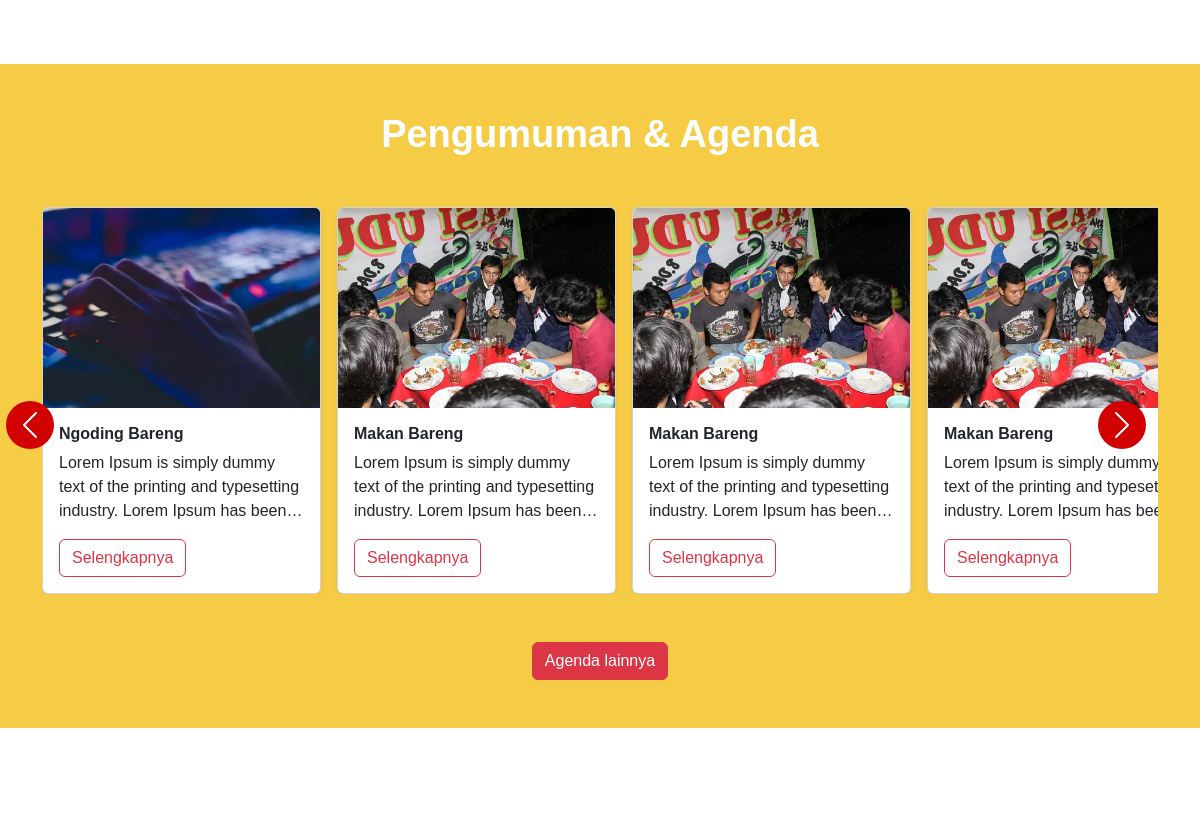
The app's page / (middle part), older data.
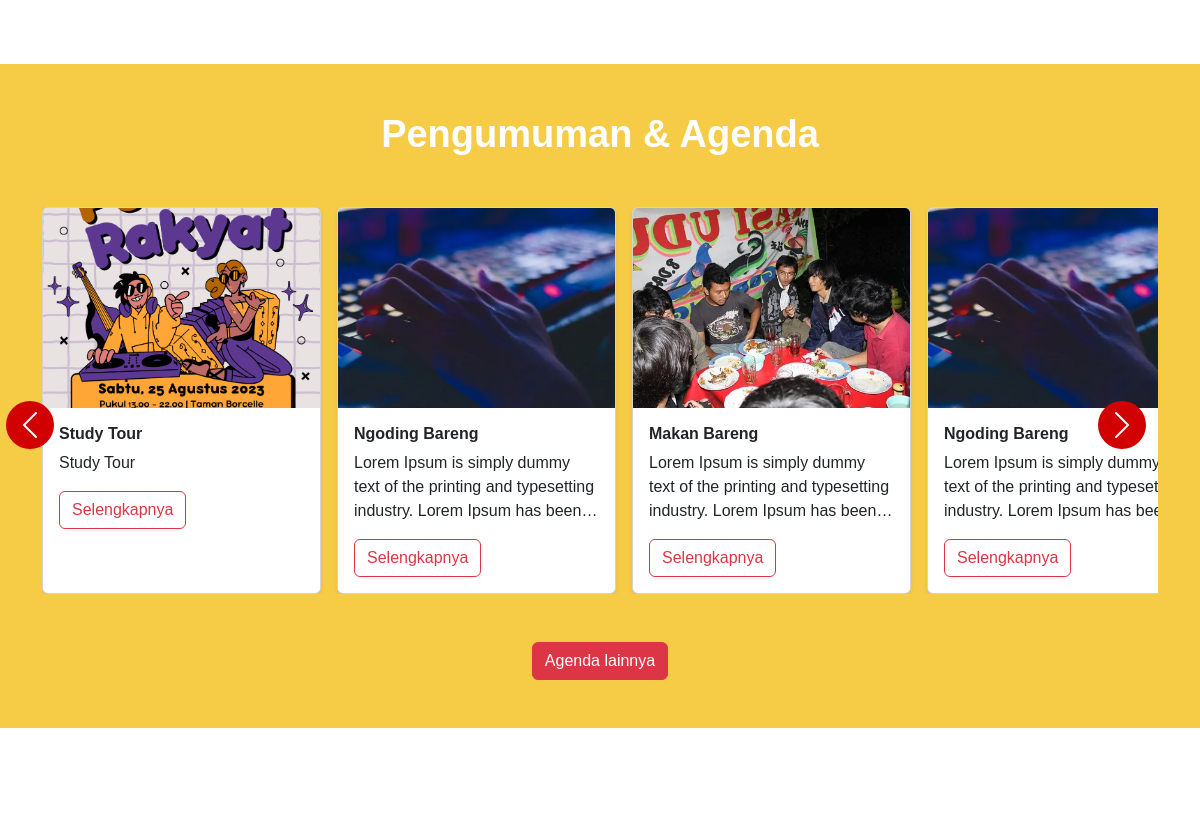
The same page, newer data.
### base/models.py (models this page shows)
class Pengumuman(models.Model):
    judul = models.CharField(max_length=100)
    deskripsi = models.TextField()
    foto = models.ImageField(upload_to='pengumuman', blank=True)
    lokasi = models.TextField(null=True, blank=True)
    tanggal = models.DateField(auto_now_add=True)

### base/views.py (the view)
# urls.py: path('', views.home, name='home'),
def home(request):
    jumbotron = Jumbotron.objects.get(nama='jumbotron_beranda')
    karangtaruna = KarangTaruna.objects.first()
    kependudukan = Kependudukan.objects.first()
    pengumumans = Pengumuman.objects.all().order_by('-tanggal')[:10]
    context = {
        'jumbotron': jumbotron,
        'karangtaruna': karangtaruna,
        'kependudukan': kependudukan,
        'pengumumans': pengumumans,
    }
    return render(request, 'base/home.html', context)

### base/templates/base/home.html (shortened to what this page needs)
{% extends 'base/base.html' %}
{% load static %}
{% block content %}
<div class="container">
    <div class="row">
        <div class="col-md">
        </div>
        {% if jumbotron.foto %}
        <div class="col-md d-flex justify-content-center p-5">
        </div>
        {% endif %}
    </div>
</div>
<div class="container-fluid bg-blue-fg-white py-5 my-5">
    <h2 class="text-center">Pengumuman & Agenda</h2>
    <div id="myCarousel" class="carousel slide container" data-bs-ride="carousel">
        <div class="carousel-inner w-100">
            {% for pengumuman in pengumumans %}
            <div {% if forloop.first %} class="carousel-item active" {% else %} class="carousel-item" {% endif %}>
                <div class="card col-md-3 me-3 shadow-sm">
                    <img src="{{ pengumuman.foto.url }}" class="card-img-top" alt="..."
                        style="height: 200px; object-fit: cover;">
                    <div class="card-body">
                        <h5 class="card-title">{{ pengumuman.judul }}</h5>
                        <p class="card-text card-text-carousell">{{ pengumuman.deskripsi }}</p>
                        <a href="{% url 'detail_pengumuman' pengumuman.id %}"
                            class="btn btn-outline-danger">Selengkapnya</a>
                    </div>
                </div>
            </div>
            {% endfor %}
        </div>
        <button class="carousel-control-prev" type="button" data-bs-target="#myCarousel" data-bs-slide="prev">
            <span class="carousel-control-prev-icon" aria-hidden="true"></span>
        </button>
        <button class="carousel-control-next" type="button" data-bs-target="#myCarousel" data-bs-slide="next">
            <span class="carousel-control-next-icon" aria-hidden="true"></span>
        </button>
    </div>
    <div class="mt-5 text-center">
        <a href="{% url 'pengumuman' %}" class="btn btn-danger">Agenda lainnya</a>
    </div>
</div>
<div class="container py-5">
</div>
{% endblock %}

### base/templates/base/base.html (shortened to what this page needs)
<!DOCTYPE html>
{% load static %}
<html lang="en">
<head>
    <link href="https://fonts.cdnfonts.com/css/poppins" rel="stylesheet">
    <link href="https://cdn.jsdelivr.net/npm/bootstrap@5.3.2/dist/css/bootstrap.min.css" rel="stylesheet"
>
    <link rel="stylesheet" href="https://cdnjs.cloudflare.com/ajax/libs/font-awesome/6.5.1/css/all.min.css"
 />
</head>
<body>
    {% block content %}
    {% endblock %}
</body>
</html>

### base/templates/base/base.html (style rules this page uses)
body { font-family: 'Poppins', sans-serif; }
.bg-blue-fg-white { background-color: #f6cb45; color: white; }
h2 { font-weight: bold; font-size: 38px; }
h5 { font-weight: bold; font-size: 16px; }
#myCarousel { margin-top: 50px; }
.carousel-inner .carousel-item.active, .carousel-inner .carousel-item-start, .carousel-inner .carousel-item-next, .carousel-inner .carousel-item-prev { display: flex; }
.carousel-control-prev { width: 6vh; height: 6vh; background-color: #d10101; border-radius: 50%; top: 50%; transform: translate(-50%); opacity: 1; }
.carousel-control-next { width: 6vh; height: 6vh; background-color: #d10101; border-radius: 50%; top: 50%; transform: translate(-50%); opacity: 1; }
.card-text-carousell { display: -webkit-box; -webkit-line-clamp: 3; -webkit-box-orient: vertical; overflow: hidden; }

Row changes from the older to the newer data that the page shows:
added Pengumuman: foto (picture), judul "Study Tour", deskripsi "Study Tour"
